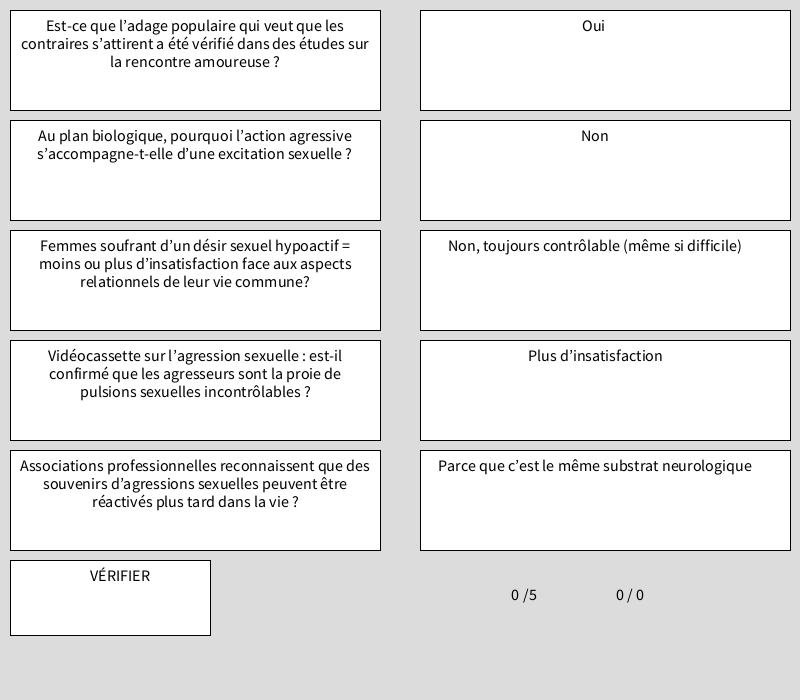
Frame 1 (no input)
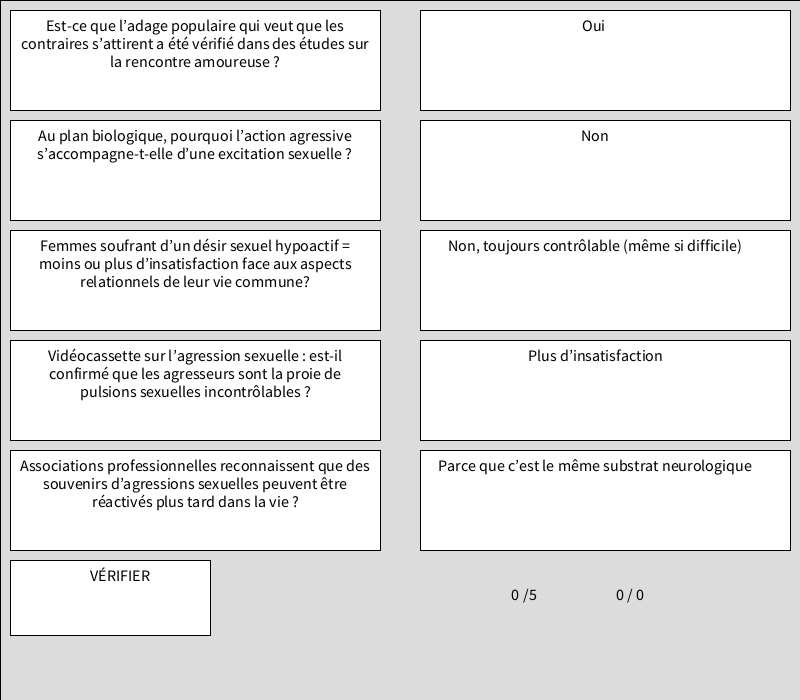
Frame 60 (the mouse pressed at the canvas centre just before this capture)
Frame 120 (the mouse held since frame 60 and released just before this capture): identical to frame 60, image omitted

The Processing sketch that drew these frames (run headless with seeded random() and noise(); from frame 60 on, the mouse is pressed at the canvas centre):

// Processing sketch: processing_96127
// ── processing_96127.pde


int colonnes = 2;
int rangees = 3;
int etat = 1;
int pts = 0;
int pct = 0;
int pctt = 0;
int[] q  = new int[6]; //question
int[] r  = new int[6]; //reponse
int[] m  = new int[6]; //modifie
int[] bq  = new int[6]; //bloc de question
int[] br  = new int[6]; //bloc de reponse

color couleurQ1 = color(255, 255, 255);
color couleurQ2 = color(255, 255, 255);
color couleurQ3 = color(255, 255, 255);
color couleurQ4 = color(255, 255, 255);
color couleurQ5 = color(255, 255, 255);
color couleurR1 = color(255, 255, 255);
color couleurR2 = color(255, 255, 255);
color couleurR3 = color(255, 255, 255);
color couleurR4 = color(255, 255, 255);
color couleurR5 = color(255, 255, 255);
color couleurA1 = color(0);
color couleurA2 = color(0);
color couleurA3 = color(0);
color couleurA4 = color(0);
color couleurA5 = color(0);

String[] question = {

  "Quelles sont les trois manifestations de l’intimité ?",
"Quelle est la différence entre l’état et le processus de l’intimité ?",
"Dans la vidéocassette(...) processus d’intimité sexuelle actuel = sexualisation lente ou rapide?",
"Qu’est-ce qu’a permis de constater l’étude des relations de confidence par rapport aux sujets dévoilés?",
"Qu’est-ce qu’a permis de constater l’étude des relations de confidence par rapport au sexe du confident?",
"Quelles sont les deux conditions d’une intimité sexuelle épanouissante ?",
"Quelles sont les grandes manifestations des troubles de l’intimité sexuelle ?",
"Quelle est la différence entre le modèle industriel et le modèle existentiel de l’intimité sexuelle au plan de leur philosophie respective ?",
"Quels sont les déterminants familiaux de la satisfaction sexuelle ?",
"Pour juger du degré de satisfaction sexuelle, les études ont montré le rôle prépondérant de quel facteur ?",
"Selon la théorie de l’échange interpersonnel, comment la satisfaction sexuelle se mesure-t-elle ?",
"Quelle est la définition de la dysfonction sexuelle ?",
"Quels sont les symptômes de la dysfonction sexuelle à la phase de l’excitation ?",
"Quels sont les symptômes de la dysfonction sexuelle à la phase du plateau ?",
"Quels sont les symptômes de la dysfonction sexuelle à la phase de l’orgasme ?",
"Quel est le problème sexuel le plus fréquent que ressentent les femmes?",
"Quel est le problème sexuel le plus fréquent que ressentent les hommes?",
"Si la dysfonction sexuelle est d’origine organique, suffit-il de procéder uniquement à un traitement médical pour régler le problème ?",
"Si la dysfonction sexuelle est d’origine psychologique, est-ce que les structurations psychopathologiques nécessitant un traitement psychiatrique sont rares ou fréquentes ?",
"Si la dysfonction sexuelle est d’origine sociale, quelle est la cause la plus souvent rencontrée ?",
"Différences entre la théorie de l’introspection (ex. : la psychanalyse) et la théorie de l’apprentissage (ex. : le behaviorisme)?",
"Approche thérapeutique qui explore la dynamique fantasmatique afin de surmonter les anxiétés sexuelles et de corriger les troubles sexuels ?",
"En quoi consiste la technique de compression utilisée dans le traitement behavioriste de l’éjaculation précoce ?",
"Dans la vidéocassette, on signale que le souci de réaliser une bonne performance = une source de motivation ou d’anxiété ?",
"Que signifie l’approche intégrative en sexologie clinique ?",
"Selon une enquête Royaume-Uni, les thérapies sexuelles efficaces pour problème sexuel chez les femmes?",
"Selon une enquête Royaume-Uni, les thérapies sexuelles efficaces pour problème sexuel chez les hommes?",
"Un des ingrédients de la guérison sexothérapeutique pour le client est la reconnaissance de quelle responsabilité ?",
"En quoi consiste la technique thérapeutique de Masters et Johnson qu’ils ont appelé la resensualisation ?",
"Quels sont les inconvénients d’aborder la violence sexuelle selon une perspective émotive ?",
"Quels sont les inconvénients d’aborder la violence sexuelle selon une perspective  juridique ?",
"Quels sont les inconvénients d’aborder la violence sexuelle selon une perspective idéologique ?",
"Vidéocassette sur l’agression sexuelle : est-il confirmé que les agresseurs sont la proie de pulsions sexuelles incontrôlables ?",
"Quelles sont les intentions négatives et positives de l’agressivité ?",
"Avoir une agressivité sexuelle de faible intensité, est-ce le signe d’une sexualité saine ou problématique ?",
"Au plan biologique, pourquoi l’action agressive s’accompagne-t-elle d’une excitation sexuelle ?",
"Que faut-il faire au plan bio-psychologique pour éviter un geste sexuel violent ?",
"Quels sont les facteurs qui ne favorisent pas l’inhibition de la réaction agressive ?",
"Comment s’exprime le comportement antisocial de certains violeurs ?",
"En quoi le viol peut-il témoigner d’un trouble d’identité sexuelle ?",
"En quoi le viol peut-il témoigner d’un trouble du désir sexuel?",
"En quoi le viol peut-il témoigner d’un trouble d’intimité sexuelle ?",
"Comment la socialisation contribue-t-elle à développer des scénarios sexuels violents ?",
"Selon des courants féministes, quelle est la motivation principale des violeurs ?",
"Est-ce que le viol a une signification sexuelle ?",
"Quelles sont les conséquences du viol sur la fonction sexuelle ?",
"Quelles sont les circonstances qui atténuent les répercussions sexuelles ?",
"Comment s’articulent, d’une manière interdisciplinaire, les composantes bio-psychosociales du comportement violeur ?",
"Est-ce qu’un « non » exprimé par une fille veut dire un refus catégorique et définitif d’une proposition sexuelle d’un garçon ?",
"Les victimes de harcèlement sexuel se retrouvent surtout chez les personnes âgées de quel âge ?",
"Comment s’exprime la crise du jugement moral à l’égard de la sexualité ?",
"Quelle est la différence entre une attitude amorale et immorale face à la sexualité ?",
"Quels sont les critères éthiques utilisés pour évaluer une conduite sexuelle ?",
"Quelle est la proposition morale que la sexologie pourrait préconiser suite à l’étude des agressions sexuelles ?",
"L’ordre moral nouveau en matière de sexualité préconise quel type de mécanisme pour réaliser ses finalités ?",
"En quoi l’obligation morale en matière de sexualité de l’ordre ancien se distingue-t-elle de l’ordre nouveau ?",
"Recherche d’une nouvelle morale sexuelle : rationnelle et imaginative",
"Recherche d’une nouvelle morale sexuelle : conformiste et innovatrice",
"Recherche d’une nouvelle morale sexuelle : dramatique et tragique",
"Selon des études, à quels stades de développement moral se situe la majorité de la population nord-américaine ?",
"Les Nuits fauves : quelles valeurs morales  motiveraient à informer Laura de sa séropositivité et utiliser un préservatif ?",
"Selon Kohlberg, le respect des droits sexuels correspond à quels stades du développement du jugement moral ?",
"qu’est-ce que les sexologues proposent pour solutionner le différent (clavardage d‘Annick avec un garçon qui lui écrit des mots doux) ?",
"Selon la vidéocassette présentée en classe, quels types d’informations dispensent les vidéocassettes éducatives ?",
"Quelle est la différence entre l’instruction, l’éducation et la formation en matière de sexualité ?",
"Quels sont les deux buts philosophiques de l’éducation sexuelle ?",
"Quel est le contenu de l’éducation sexuelle à partir des composantes multidimensionnelles de la sexualité ?",
"Que signifie la stylisation du comportement sexuel sécuritaire ?",
"Quels sont les éléments d’un bien-être sexuel biologique ?",
"Quels sont les éléments d’un bien-être sexuel psychologique ?",
"Quels sont les éléments d’un bien-être sexuel sociologique ?",
"Selon un sondage réalisé auprès des adolescents français, avec qui les jeunes parlent-ils le plus de sexualité ?",
"Quelles sont les trois réactions proposées en classe aux parents qui découvrent leur enfant engagé dans un jeu sexuel ?",
"(écoles américaines) quelles caractéristiques ont les élèves bénéficient le plus des interventions éducatives ?",
" Quelles sont les trois principales compétences professionnelles d’un éducateur sexuel ?",
"Selon l'auteure du livre « Alice au pays du porno », quel est le principal impact du porno sur le développement sexuel des adolescents ?",
"Quelles sont les approches et les moyens utilisés pour développer une conception intégrative de sa sexualité ?",
"Quelles sont les approches et les moyens utilisés pour développer une conception intégrative de la sexualité ?",
"Quelles sont les quatre caractéristiques d’une sexualité intégrative ?",
"Comment l’autonomie sexuelle s’exprime-t-elle ?",
"Quelles sont les valeurs associées à l’individualisation de la sexualité ?",
"Que signifie l’expression « donner un sens à sa vie sexuelle » ?",
"Quels sont les deux mots-clés utilisés en classe pour désigner l’intégration des multiples composantes de la sexualité ?",
"Selon Foucault, quel serait le but que toute personne devrait chercher à atteindre concernant sa sexualité ?",
"Quelle est la différence entre l’amour-passion et l’amour-amitié au plan de l’intensité ?",
"Quelle est la différence entre l’amour-passion et l’amour-amitié au plan de la durabilité ?",
"Selon Hendrick, quelles sont les deux composantes de l’amour = stabilité et longévité de la relation de couple ?",
"Selon Lee, quelle est la condition des relations amoureuses satisfaisantes et réussies ?",
"Comment se nomment les neurotransmetteurs qui pourraient favoriser de longues relations amoureuses satisfaisantes ?",
"Est-ce que l’adage populaire qui veut que les contraires s’attirent a été vérifié dans des études sur la rencontre amoureuse ?",
"Selon l’étude de Buss,  hommes ou femmes accordaient plus d’importance à la jeunesse et à l’apparence physique de leur partenaire ?",
"Quel mode d’attachement semble être mieux outiller les individus pour établir des relations stables et satisfaisantes ?",
"Selon des études, hommes ou femmes  définissent sentiment amoureux en termes de satisfaction sexuelle ?",
"Est-ce que la plupart des lesbiennes reportent ou non l’engagement sexuel jusqu’à ce que l’intimité affective soit établie avec leur partenaire ?",
"Quels sont les traits que les femmes et les hommes envient le plus ?",
"Dans la jalousie, hommes et femmes sont plus préoccupés par implication affective ou sexuelle de leur partenaire avec une autre personne ?",
"Quelle est la motivation des hommes et des femmes à s’engager dans des relations passagères ?",
"Les recherches indiquent qu’il y a plus de similitudes ou différences entre les modèles de communication des hommes et des femmes ?",
"Quand les gens sont mal à l’aise pour amorcer un sujet de discussion, quelle est la meilleure chose à faire ?",
"Que signifie le concept d’acceptation inconditionnelle de l’autre ?",
"Quel est l’un des meilleurs moyens de connaître les besoins de l’autre ?",
"Selon une étude, quel est l’effet sur le partenaire de discuter ouvertement de ses sentiments ?",
"Quels sont les avantages et les inconvénients des relations sur Internet ?",
"Quel est le point commun des comportements d’agression sexuelle ?",
"Tjaden et Thoenens (1998),  proportion de femmes qui disent avoir été agressée ou tentative au cours de leur vie ?",
"Quel est l’effet de croire aux mythes sur les agressions sexuelles ?",
"Est-ce que la majorité des agressions sexuelles sont commises par des individus sains d’esprit ou malades ?",
"Les agressions sexuelles sont-elles le plus souvent commises par des individus connus ou inconnus de la victime ?",
"Selon l’étude de Sanday (1981), caractéristiques des relations entre les sexes dans les sociétés où le taux d’agressions sexuelles est fort ?",
"Est-ce que l’agression sexuelle est motivée ou non par un désir d’assouvissement sexuel ?",
"Quelles sont les caractéristiques d’une personnalité narcissique ?",
"Les motivations des agresseurs sexuels qui préfèrent des victimes inconnues différent de ceux qui choisissent une victime connue ?",
"Hodge et Canter (1998), agressions contre les hommes d’orientation homosexuelle moins violentes que contre les femmes ?",
"Muehlenhard et Hollabaugh (1989), pourcentage de femmes universitaires qui s’étaient amusées à résister à des avances sexuelles pour la forme?",
"l’étude de Zoucha et Coyne (1993) résistance physique et verbale énergique vs peu de résistance = échapper au viol ?",
"Est-ce que les articles du Code pénal canadien qui traitent d’agression sexuelle incluent également les hommes comme victimes ?",
"Nombre d’hommes qui sont contraints ou menacés de blessures par des femmes pour avoir des activités sexuelles est en augmentation ?",
"Burgess et Holmstrom (1979), pourcentage des victimes de viol renonçant aux contacts sexuels durant les 6 à 12 moins suivant l’agression ?",
"Associations professionnelles reconnaissent que des souvenirs d’agressions sexuelles peuvent être réactivés plus tard dans la vie ?",
"2 facteurs qui jouent probablement un rôle très important dans la gravité des séquelles de l’abus sexuel chez les victimes ?",
"Est-ce que les difficultés sexuelles à l’âge adulte sont fortement liées à l’abus sexuel subi durant l’enfance ?",
"Est-ce que des traitements arrivent à empêcher la récidive des abus sexuels à long terme ?",
"Au Québec, est-on obligé de signaler une agression sexuelle à l’égard d’un enfant ?",
"Est-ce les jeunes femmes et les femmes célibataires ou les femmes plus âgées et mariées qui subissent davantage de harcèlement sexuel ?",
"Est-ce que des personnes peuvent avoir un problème sexuel sans pour autant être sexuellement insatisfaites ?",
"Quel terme médical désigne le rapport sexuel douloureux ?",
"La consommation de tabac peut-elle avoir de sérieux effets négatifs sur la fonction érectile ?",
"Comment les femmes ayant peu de désir sexuel interprètent-elles les attitudes de leurs parents envers le sexe ?",
"Wiederman (2000), femmes moins préoccupées par leur image corporelle se considèrent comme bonnes ou mauvaises partenaires sexuelles?",  
"Lauman et al.(1999), hommes et femmes qui ont des problèmes sexuels moins ou plus malheureux que ceux qui n’en ont pas ?",
"La recherche fait état de graves conséquences sexuelles chez les adultes qui ont des antécédents d’abus sexuels durant l’enfance ?",
"Femmes soufrant d’un désir sexuel hypoactif = moins ou plus d’insatisfaction face aux aspects relationnels de leur vie commune?",
"Une femme qui n’a pas d’orgasme = plus de difficulté à  communiquer son désir de stimulation clitoridienne directe ?",
"À quoi réfère la focalisation sensuelle dans le traitement des difficultés sexuelles ?",
"En quoi consiste la technique thérapeutique « arrêt-départ » ?",
"Les médicaments de quel trouble psychologique peuvent aider à retarder l’éjaculation ?",
"Quels sont les effets secondaires du Viagra ?",
"Que ressentent les femmes qui ont des contacts sexuels avec leur thérapeute ?",

}; 

String[] reponse = {  
 
"Proximité (phys-phys), Révélation de soi (confidence), Partage (Échange)",
"État : Vécu actuel(Situation présente) Processus : Le développement (début-évolution-fin)",
"Rapide",
"Relations avec d’autres personnes. Sujets problématiques (ventiler). Très peu de sexualité",
"Souvent confident du même sexe.",
"Identité solide, Des habiletés acquises par des expériences",
"1 Grande connexion et fusion 2 Grande séparation et isolement 3 Anxiétés",
"Industriel : Gestion et efficacité Existentiel : Échange subjectif de la rencontre (réalisation de soi)",
"Venant d'une famille plus permissive au niveau sexuel, peu religieux, précocité sexuelle.",
"Relation d’intimité",
"L'évaluation subjective des coûts et bénifices de la relation (business)",
"Difficulté d’obtenir une réponse sexuelle satisfaisante à l’une ou l’autre des phases",
"Insuffisance avec vagin desséché et anérection ou dysérection",
"Inadéquat (diminué et allongé) avec orgasme précoce ou retardé avec éjaculation prématurée",
"Absent ou déplaisant avec anéjaculation « anorgasme » ",
"Panne de désir",
"Éjaculation précoce",
"Non, problème psychologique parallèle souvent associée ou cachée.",
"Sont très variés",
"Pression de la performance, angoisse",
"Psychanalyse : Veut travailler et changer la personnalité Apprentissage : (Béhaviorisme) Modifier les comportements",
"Sexoanalyse",
"Presser la base du pénis au moment de l’arrivée de l’éjaculation (squeeze technique)",
"Anxiété",
"Approche intégrée (Physique, Psychique (cognition, émotion, comportements), Sociale (insertion, interaction, environnement)",
"Disparunie (douleur génitale)",
"Éjaculation précoce",
"Implication des clients, reconnaître qu'il fait partie du problème et/ou de la solution; rôle du thérapeute",
"Une série d’exercices tactiles pour réapprendre à avoir du plaisir (silence, paroles, caresses, coït)",
"Forte aversion aux agresseurs",
"Perte de connaissance sur les causes (sens punitif), régler juridiquement plutôt que psychologiquement",
"Empêcher de bien comprendre la situation, obstacle à la compréhension, idées déjà faites (biaisé)",
"Non, toujours contrôlable (même si difficile)",
"Positives : Constructives, réagir à la stimulation Négatives : Destructives, prend la forme de violence",
"Problématique",
"Parce que c’est le même substrat neurologique",
"Baisser l’exitation sexuelle",
"Comment l’homme se perçoit et perçoit la femme",
"Impulsif, immature, compulsif, difficilement contrôlable",
"Problème d'identité (adopte un style macho, évite les négociation, insécur)Adopte un comportement brutal, Hypermasculin",
"Désir sexuel non comblé essaie de le combler par l’agression",
"Révélation de soi rendue difficile (problème d’intimité) Viol : Une forme agressive de relation intime",
"Masculin (conquerant) Féminin (conquête) L'agression sexuelle se situe dans un processus de modèle de comportement sexuel",
"Affirmer et assurer la domination masculine, les hommes haissent les femmes, sont misogynes et s'expriment par agressivité, violence, viol.",
"Oui, pour certains violeurs",
"Traumatisme, réduction des comportements sexuels, baisse de satisfaction sexuelle ou besoin de se réapproprier sa sexualité",
"Peu de culpabilisation, support du conjoint, agresseur inconnu.",
"En intégrant les facteurs biologiques, psychologiques et sociales",
"Parfois un non veut dire oui.",
"Entre 18 et 34 ans",
"Remise en cause; Questionnement",
"Amorale : Neutre et étranger à une notion morale Immoral : À l'encontre de la morale d'une culture",
"-Bien : Bientraitance, bienfesance. -La valeur : ex : Liberté est une valeur importante -La norme -Principe",
"Moins de violence, plus de jouissance",
"Désirs sexuels libérés et exprimés : Auto contrôle (ancien : Allo contrôle) Responsable de sa sexualité",
"L'ordre ancien demande de se soumettre à la norme morale. Aujourd'hui on a l'obligation morale d'obtenir le consentement",
"Adopter une approche logique VS une approche créatrice",
"Se conformer à la morale ambiante VS générer ses valeurs et conduites",
"Étudier un dénouement heureux vs malheureux",
"Stades 1 et 2 (éviter punition et retirer  bénifices)",
"Se soucier de son bien-être et de celui de l'autre",
"5 et 6 ",
"Établir un code éthique de la vie de couple (un contrat)",
"Information pratiques et explicites.Compétences transversales",
"Instruction: Acquérir des connaissances sexuelles Éducation : Adhérer à des valeurs sexuelles Formation : Adopter des rôle sexuels",
"Dévellopement intégral de la personne, toute les dimension de l'être sexué dans ses relations",
"physique affectif cognitif comportemental moral spirituel social",
"Développer des moyens personnels d’expression de sa sexualité",
"Santé sexuelle, absence de maladies et douleurs sexuelles, fonctionnement physio-sexuel",
"Vision positive, estime de soi sexuel, contrôle sexuel",
"Relation sexuelle, acceptation et support, environnement intime et sécuritaire",
"Amis et copains",
"Discrétion, Réflexion, Communication",
"Fonctionne pour les élèves plus encadrés en milieu scolaire, plus instruits., impliqués, vivent dans un milieu régulier","Personne en harmonie, en développement, en relation Praticien informé, habile, réflexif Protagoniste lucide, critique, engagé",
"Distorsion de la réalité",
"Approche: expérimentation et réflexion; Moyens: techniques et symboliques ",
"Une approche multidisciplinaire avec des moyens écosystémiques ",
"complexe; dynamique; autonome; stimulée ",
"Être capable de se déterminer librement",
"Liberté de choix; égalité; liberté ",
"avoir un câdre de référence ",
"Unité et diversité ",
"Faire de sa vie sexuelle un chef d'oeuvre",
"Amour-passion : intense au début de la relation Amour-amitié : faible intensité",
"Amour-passion : de courte durée Amour-amitié : durable",
"Intimité et engagement",
"La découverte du partenaire qui «a la même attitude ou approche et la même définition de l’amour que soi».",
"Endorphines",
"Non",
"hommes",
"Les modes d’attachement acquis lors de leurs relations avec leurs parents (confiants)",
"hommes",
"Elles reportent",
"Femmes : la beauté physique et popularité Hommes : richesse et renommé",
"Femmes : Liaisons affectives Hommes : liaisons sexuelles",
"Hommes : Désir de variété sexuelle Femmes : Désir de sélectionner des hommes dont le statu social est élevé",
"Plus de similitudes",
"Commencer par parler de la difficulté à en parler",
"Sentiment que nous continuerons à apprécier et à se soucier de l’autre peu importe ce qu’il dira.",
"poser des questions.",
"C’est associée positivement à la satisfaction sexuelle du couple",
"Élimine le rôle de l’apparence physique. Le jugement n’a pas le temps de s’exercer. Des gens peuvent tricher. Établir des liens sociaux ",
"Absence de consentement ",
"une sur six 1/6 ",
"Accroissement de la propention d'un homme à commetre un viol",
"saint d'esprit",
"connus ",
"1Tolérence violence masculine 2Encourage garçons agressifs 3Considération de la force physique comme un idéal naturel 4Les hommes ont plus de pouvoir économique et politique 5 Les femmes sont les responsables de l'éducation et des travaux ménagers ",
"oui",
"1-Idée exagérée de sa propre importance 2-Ses déraisonnable de ses droits 3-Un manque d'empathie 4-Tendance à vouloir exploiter les autres ",
"Inconnu: Sentiment de colère, besoin d'exercer son pouvoir Connu:Désir de gratification fantasmique ou sexuelle ",
"Plus violentes ",
"39.3% ",
"résistance = échapper au viol",
"Ne font pas de distinction entre les hommes et les femmes",
"oui",
"40% ",
"Oui ",
"Usage de force; Liens étroits avec l'agresseur ",
"Oui ",
"Non ",
"Oui ",
"Jeunes femmes et femmes célibataires ",
"Oui",
"Dyspareunie ",
"Oui, reduit la frequence et la durée de l’erection",
"Negative",
"Bonne",
"Plus malheureux",
"Les consequences les plus graves sur le fonctionnement adulte",
"Plus d’insatisfaction",
"Plus de difficulté",
"Serie dexercices tactiles",
"Stimulation manuelle ou oralement. Au moment ou lhomme a le desir dejaculer, arreter la stimulation",
"Depression",
"Rougeurs, maux de tete, congestion nasale",
"Mefiante et hostile envers les homme et le therapeute, colere, honte, anxiete, depression",

};  

int rand1 = (int)random(question.length);
int rand2 = (int)random(question.length);
int rand3 = (int)random(question.length);
int rand4 = (int)random(question.length);
int rand5 = (int)random(question.length);
int rand1modif = rand1;
int rand2modif = rand2;
int rand3modif = rand3;
int rand4modif = rand4;
int rand5modif = rand5;
int swap = 0;


void setup() {
  size(800, 700);
  smooth();
  noStroke();
  int swap = (int)random(5);

  for (int i = 1; i < q.length; i++ ) {
    q[i] = 0;
    r[i] = 0;
    bq[i] = 0;
    br[i] = 0;
  }

  for (int i = 1; i < m.length; i++ ) {
    m[i] = i;
  }

  while (rand1 == rand2) {
    rand2 = (int)random(question.length);
  }

  while (rand3 == rand2 || rand3 == rand1) {
    rand3 = (int)random(question.length);
  }

  while (rand4 == rand2 || rand3 == rand4 || rand4 == rand1) {
    rand4 = (int)random(question.length);
  }

  while (rand5 == rand2 || rand3 == rand5 || rand4 == rand5 || rand5 == rand1) {
    rand5 = (int)random(question.length);
  }

  //println(question[1]);
  // println(reponse[1]);
}
void draw() { 

  fill(220);
  rect(0, 0, width, height);

  /*rand1modif = rand2;
   rand2modif = rand3;  
   rand3modif = rand4;
   rand4modif = rand1;
   rand5modif = rand5;
   
   m[1] = 2;
   m[2] = 3;
   m[3] = 4;
   m[4] = 1;
   m[5] = 5;*/

  println(swap);
  if (swap==0) {
    println("zéro");
    rand1modif = rand5;
    rand2modif = rand1;  
    rand3modif = rand4;
    rand4modif = rand3;
    rand5modif = rand2;

    m[1] = 5;
    m[2] = 1;
    m[3] = 4;
    m[4] = 3;
    m[5] = 2;
  }

  if (swap==1) {
    println("un");
    rand1modif = rand2;
    rand2modif = rand3;  
    rand3modif = rand4;
    rand4modif = rand1;
    rand5modif = rand5;

    m[1] = 2;
    m[2] = 3;
    m[3] = 4;
    m[4] = 1;
    m[5] = 5;
  }
  if (swap==2) {
    println("deux");
    rand1modif = rand1;
    rand2modif = rand5; 
    rand3modif = rand2;
    rand4modif = rand3;
    rand5modif = rand4;

    m[1] = 1;
    m[2] = 5;
    m[3] = 2;
    m[4] = 3;
    m[5] = 4;
  }
  if (swap==3) {
    println("trois");
    rand1modif = rand4;
    rand2modif = rand5; 
    rand3modif = rand3;
    rand4modif = rand2;
    rand5modif = rand1;

    m[1] = 4;
    m[2] = 5;
    m[3] = 3;
    m[4] = 2;
    m[5] = 1;
  }
  if (swap==4) {
    println("quatre");
    rand1modif = rand2;
    rand2modif = rand1;
    rand3modif = rand4;
    rand4modif = rand5;
    rand5modif = rand3;

    m[1] = 2;
    m[2] = 1;
    m[3] = 4;
    m[4] = 5;
    m[5] = 3;
  }


  if (etat <=2) {

    // Dessin des blocs

    stroke(0);
    strokeWeight(1);
    if (etat ==2) {
      stroke(couleurA1);
      strokeWeight(20);
    }
    fill(couleurQ1);
    rect(10, 10, 370, 100);

    stroke(0);
    strokeWeight(1);
    if (etat ==2) {
      stroke(couleurA2);
      strokeWeight(20);
    }
    fill(couleurQ2);
    rect(10, 120, 370, 100);

    stroke(0);
    strokeWeight(1);
    if (etat ==2) {
      stroke(couleurA3);
      strokeWeight(20);
    }
    fill(couleurQ3);
    rect(10, 230, 370, 100);

    stroke(0);
    strokeWeight(1);
    if (etat ==2) {
      stroke(couleurA4);
      strokeWeight(20);
    }
    fill(couleurQ4);
    rect(10, 340, 370, 100);

    stroke(0);
    strokeWeight(1);
    if (etat ==2) {
      stroke(couleurA5);
      strokeWeight(20);
    }
    fill(couleurQ5);
    rect(10, 450, 370, 100);

    //------------------------

    stroke(0);
    fill(255);
    rect(10, 560, 200, 75);
    
    textAlign(CENTER);
    textSize(16);
    fill(0);
    text("VÉRIFIER", 20, 570, 200, 80);

    //---------------------

    stroke(0);
    fill(couleurR1);
    rect(420, 10, 370, 100);

    stroke(0);
    fill(couleurR2);
    rect(420, 120, 370, 100);

    stroke(0);
    fill(couleurR3);
    rect(420, 230, 370, 100);

    stroke(0);
    fill(couleurR4);
    rect(420, 340, 370, 100);

    stroke(0);
    fill(couleurR5);
    rect(420, 450, 370, 100);



    textAlign(CENTER);
    textSize(16);
    fill(0);
    text(question[rand1], 20, 20, 350, 80);

    textAlign(CENTER);
    textSize(16);
    fill(0);
    text(question[rand2], 20, 130, 350, 80);

    textAlign(CENTER);
    textSize(16);
    fill(0);
    text(question[rand3], 20, 240, 350, 80);

    textAlign(CENTER);
    textSize(16);
    fill(0);
    text(question[rand4], 20, 350, 350, 80);

    textAlign(CENTER);
    textSize(16);
    fill(0);
    text(question[rand5], 20, 460, 350, 80);

    textAlign(CENTER);
    textSize(16);
    fill(0);
    text(reponse[rand1modif], 420, 20, 350, 80);

    textAlign(CENTER);
    textSize(16);
    fill(0);
    text(reponse[rand2modif], 420, 130, 350, 80);

    textAlign(CENTER);
    textSize(16);
    fill(0);
    text(reponse[rand3modif], 420, 240, 350, 80);

    textAlign(CENTER);
    textSize(16);
    fill(0);
    text(reponse[rand4modif], 420, 350, 350, 80);

    textAlign(CENTER);
    textSize(16);
    fill(0);
    text(reponse[rand5modif], 420, 460, 350, 80);

    textAlign(CENTER);
    textSize(16);
    fill(0);
    text(pts, 515, 600);

    textAlign(CENTER);
    textSize(16);
    fill(0);
    text("/5", 530, 600);

    textAlign(CENTER);
    textSize(16);
    fill(0);
    text(pct, 620, 600);

    textAlign(CENTER);
    textSize(16);
    fill(0);
    text("/", 630, 600);

    textAlign(CENTER);
    textSize(16);
    fill(0);
    text(pctt, 640, 600);
  }
}
void mouseReleased() {
  if (etat ==1) {
    if (mouseX >10 && mouseX < 380 && mouseY >10 && mouseY < 110) {
      if (bq[1] == 0) {
        if ( q[5] == 0 &&  q[1] > 0 &&  q[2] > 0 &&  q[3] > 0 &&  q[4] > 0) {
          q[5] = 1;
          bq[1] =5;
          couleurQ1 = color(255, 255, 0);
        }
        if ( q[4] == 0 &&  q[1] > 0 &&  q[2] > 0 &&  q[3] > 0) {
          q[4] = 1;
          bq[1] =4;
          couleurQ1 = color(255, 180, 0);
        }
        if ( q[3] == 0 &&  q[1] > 0 &&  q[2] > 0) {
          q[3] = 1;
          bq[1] =3;
          couleurQ1 = color(0, 255, 0);
        }
        if ( q[2] == 0 &&  q[1] > 0) {
          q[2] = 1;
          bq[1] =2;
          couleurQ1 = color(255, 0, 0);
        }
        if ( q[1] == 0) {
          q[1] = 1;
          bq[1] =1;
          couleurQ1 = color(0, 255, 255);
        }
      }
      else {
        if (bq[1] ==1) {
          q[1] = 0;
          bq[1] =0;
          couleurQ1 = color(255, 255, 255);
        }
        if (bq[1] ==2) {
          q[2] = 0;
          bq[1] =0;
          couleurQ1 = color(255, 255, 255);
        }
        if (bq[1] ==3) {
          q[3] = 0;
          bq[1] =0;
          couleurQ1 = color(255, 255, 255);
        }
        if (bq[1] ==4) {
          q[4] = 0;
          bq[1] =0;
          couleurQ1 = color(255, 255, 255);
        }
        if (bq[1] ==5) {
          q[5] = 0;
          bq[1] =0;
          couleurQ1 = color(255, 255, 255);
        }
      }
    }

    if (mouseX >10 && mouseX < 380 && mouseY >120 && mouseY < 220) {
      if (bq[2] == 0) {
        if ( q[5] == 0 &&  q[1] > 0 &&  q[2] > 0 &&  q[3] > 0 &&  q[4] > 0) {
          q[5] = 2;
          bq[2] =5;
          couleurQ2 = color(255, 255, 0);
        }
        if ( q[4] == 0 &&  q[1] > 0 &&  q[2] > 0 &&  q[3] > 0) {
          q[4] = 2;
          bq[2] =4;
          couleurQ2 = color(255, 180, 0);
        }
        if ( q[3] == 0 &&  q[1] > 0 &&  q[2] > 0) {
          q[3] = 2;
          bq[2] =3;
          couleurQ2 = color(0, 255, 0);
        }
        if ( q[2] == 0 &&  q[1] > 0) {
          q[2] = 2;
          bq[2] =2;
          couleurQ2 = color(255, 0, 0);
        }
        if ( q[1] == 0) {
          q[1] = 2;
          bq[2] =1;
          couleurQ2 = color(0, 255, 255);
        }
      }
      else {
        if (bq[2] ==1) {
          q[1] = 0;
          bq[2] =0;
          couleurQ2 = color(255, 255, 255);
        }
        if (bq[2] ==2) {
          q[2] = 0;
          bq[2] =0;
          couleurQ2 = color(255, 255, 255);
        }
        if (bq[2] ==3) {
          q[3] = 0;
          bq[2] =0;
          couleurQ2 = color(255, 255, 255);
        }
        if (bq[2] ==4) {
          q[4] = 0;
          bq[2] =0;
          couleurQ2 = color(255, 255, 255);
        }
        if (bq[2] ==5) {
          q[5] = 0;
          bq[2] =0;
          couleurQ2 = color(255, 255, 255);
        }
      }
    }

    if (mouseX >10 && mouseX < 380 && mouseY >230 && mouseY < 330) {
      if (bq[3] == 0) {
        if ( q[5] == 0 &&  q[1] > 0 &&  q[2] > 0 &&  q[3] > 0 &&  q[4] > 0) {
          q[5] = 3;
          bq[3] =5;
          couleurQ3 = color(255, 255, 0);
        }
        if ( q[4] == 0 &&  q[1] > 0 &&  q[2] > 0 &&  q[3] > 0) {
          q[4] = 3;
          bq[3] =4;
          couleurQ3 = color(255, 180, 0);
        }
        if ( q[3] == 0 &&  q[1] > 0 &&  q[2] > 0) {
          q[3] = 3;
          bq[3] =3;
          couleurQ3 = color(0, 255, 0);
        }
        if ( q[2] == 0 &&  q[1] > 0) {
          q[2] = 3;
          bq[3] =2;
          couleurQ3 = color(255, 0, 0);
        }
        if ( q[1] == 0) {
          q[1] = 3;
          bq[3] =1;
          couleurQ3 = color(0, 255, 255);
        }
      }
      else {
        if (bq[3] ==1) {
          q[1] = 0;
          bq[3] =0;
          couleurQ3 = color(255, 255, 255);
        }
        if (bq[3] ==2) {
          q[2] = 0;
          bq[3] =0;
          couleurQ3 = color(255, 255, 255);
        }
        if (bq[3] ==3) {
          q[3] = 0;
          bq[3] =0;
          couleurQ3 = color(255, 255, 255);
        }
        if (bq[3] ==4) {
          q[4] = 0;
          bq[3] =0;
          couleurQ3 = color(255, 255, 255);
        }
        if (bq[3] ==5) {
          q[5] = 0;
          bq[3] =0;
          couleurQ3 = color(255, 255, 255);
        }
      }
    }

    if (mouseX >10 && mouseX < 380 && mouseY >340 && mouseY < 440) {
      if (bq[4] == 0) {
        if ( q[5] == 0 &&  q[1] > 0 &&  q[2] > 0 &&  q[3] > 0 &&  q[4] > 0) {
          q[5] = 4;
          bq[4] =5;
          couleurQ4 = color(255, 255, 0);
        }
        if ( q[4] == 0 &&  q[1] > 0 &&  q[2] > 0 &&  q[3] > 0) {
          q[4] = 4;
          bq[4] =4;
          couleurQ4 = color(255, 180, 0);
        }
        if ( q[3] == 0 &&  q[1] > 0 &&  q[2] > 0) {
          q[3] = 4;
          bq[4] =3;
          couleurQ4 = color(0, 255, 0);
        }
        if ( q[2] == 0 &&  q[1] > 0) {
          q[2] = 4;
          bq[4] =2;
          couleurQ4 = color(255, 0, 0);
        }
        if ( q[1] == 0) {
          q[1] = 4;
          bq[4] =1;
          couleurQ4 = color(0, 255, 255);
        }
      }
      else {
        if (bq[4] ==1) {
          q[1] = 0;
          bq[4] =0;
          couleurQ4 = color(255, 255, 255);
        }
        if (bq[4] ==2) {
          q[2] = 0;
          bq[4] =0;
          couleurQ4 = color(255, 255, 255);
        }
        if (bq[4] ==3) {
          q[3] = 0;
          bq[4] =0;
          couleurQ4 = color(255, 255, 255);
        }
        if (bq[4] ==4) {
          q[4] = 0;
          bq[4] =0;
          couleurQ4 = color(255, 255, 255);
        }
        if (bq[4] ==5) {
          q[5] = 0;
          bq[4] =0;
          couleurQ4 = color(255, 255, 255);
        }
      }
    }

    if (mouseX >10 && mouseX < 380 && mouseY >450 && mouseY < 550) {
      if (bq[5] == 0) {
        if ( q[5] == 0 &&  q[1] > 0 &&  q[2] > 0 &&  q[3] > 0 &&  q[4] > 0) {
          q[5] = 5;
          bq[5] =5;
          couleurQ5 = color(255, 255, 0);
        }
        if ( q[4] == 0 &&  q[1] > 0 &&  q[2] > 0 &&  q[3] > 0) {
          q[4] = 5;
          bq[5] =4;
          couleurQ5 = color(255, 180, 0);
        }
        if ( q[3] == 0 &&  q[1] > 0 &&  q[2] > 0) {
          q[3] = 5;
          bq[5] =3;
          couleurQ5 = color(0, 255, 0);
        }
        if ( q[2] == 0 &&  q[1] > 0) {
          q[2] = 5;
          bq[5] =2;
          couleurQ5 = color(255, 0, 0);
        }
        if ( q[1] == 0) {
          q[1] = 5;
          bq[5] =1;
          couleurQ5 = color(0, 255, 255);
        }
      }
      else {
        if (bq[5] ==1) {
          q[1] = 0;
          bq[5] =0;
          couleurQ5 = color(255, 255, 255);
        }
        if (bq[5] ==2) {
          q[2] = 0;
          bq[5] =0;
          couleurQ5 = color(255, 255, 255);
        }
        if (bq[5] ==3) {
          q[3] = 0;
          bq[5] =0;
          couleurQ5 = color(255, 255, 255);
        }
        if (bq[5] ==4) {
          q[4] = 0;
          bq[5] =0;
          couleurQ5 = color(255, 255, 255);
        }
        if (bq[5] ==5) {
          q[5] = 0;
          bq[5] =0;
          couleurQ5 = color(255, 255, 255);
        }
      }
    }

    //---------------------Réponses

    if (mouseX >420 && mouseX < 790 && mouseY >10 && mouseY < 110) {
      if (br[1] == 0) {
        if ( r[5] == 0 &&  r[1] > 0 &&  r[2] > 0 &&  r[3] > 0 &&  r[4] > 0) {
          r[5] = 1;
          br[1] =5;
          couleurR1 = color(255, 255, 0);
        }
        if ( r[4] == 0 &&  r[1] > 0 &&  r[2] > 0 &&  r[3] > 0) {
          r[4] = 1;
          br[1] =4;
          couleurR1 = color(255, 180, 0);
        }
        if ( r[3] == 0 &&  r[1] > 0 &&  r[2] > 0) {
          r[3] = 1;
          br[1] =3;
          couleurR1 = color(0, 255, 0);
        }
        if ( r[2] == 0 &&  r[1] > 0) {
          r[2] = 1;
          br[1] =2;
          couleurR1 = color(255, 0, 0);
        }
        if ( r[1] == 0) {
          r[1] = 1;
          br[1] =1;
          couleurR1 = color(0, 255, 255);
        }
      }
      else {
        if (br[1] ==1) {
          r[1] = 0;
          br[1] =0;
          couleurR1 = color(255, 255, 255);
        }
        if (br[1] ==2) {
          r[2] = 0;
          br[1] =0;
          couleurR1 = color(255, 255, 255);
        }
        if (br[1] ==3) {
          r[3] = 0;
          br[1] =0;
          couleurR1 = color(255, 255, 255);
        }
        if (br[1] ==4) {
          r[4] = 0;
          br[1] =0;
          couleurR1 = color(255, 255, 255);
        }
        if (br[1] ==5) {
          r[5] = 0;
          br[1] =0;
          couleurR1 = color(255, 255, 255);
        }
      }
    }

    if (mouseX >420 && mouseX < 790 && mouseY >120 && mouseY < 220) {
      if (br[2] == 0) {
        if ( r[5] == 0 &&  r[1] > 0 &&  r[2] > 0 &&  r[3] > 0 &&  r[4] > 0) {
          r[5] = 2;
          br[2] =5;
          couleurR2 = color(255, 255, 0);
        }
        if ( r[4] == 0 &&  r[1] > 0 &&  r[2] > 0 &&  r[3] > 0) {
          r[4] = 2;
          br[2] =4;
          couleurR2 = color(255, 180, 0);
        }
        if ( r[3] == 0 &&  r[1] > 0 &&  r[2] > 0) {
          r[3] = 2;
          br[2] =3;
          couleurR2 = color(0, 255, 0);
        }
        if ( r[2] == 0 &&  r[1] > 0) {
          r[2] = 2;
          br[2] =2;
          couleurR2 = color(255, 0, 0);
        }
        if ( r[1] == 0) {
          r[1] = 2;
          br[2] =1;
          couleurR2 = color(0, 255, 255);
        }
      }
      else {
        if (br[2] ==1) {
          r[1] = 0;
          br[2] =0;
          couleurR2 = color(255, 255, 255);
        }
        if (br[2] ==2) {
          r[2] = 0;
          br[2] =0;
          couleurR2 = color(255, 255, 255);
        }
        if (br[2] ==3) {
          r[3] = 0;
          br[2] =0;
          couleurR2 = color(255, 255, 255);
        }
        if (br[2] ==4) {
          r[4] = 0;
          br[2] =0;
          couleurR2 = color(255, 255, 255);
        }
        if (br[2] ==5) {
          r[5] = 0;
          br[2] =0;
          couleurR2 = color(255, 255, 255);
        }
      }
    }

    if (mouseX >420 && mouseX < 790 && mouseY >230 && mouseY < 330) {
      if (br[3] == 0) {
        if ( r[5] == 0 &&  r[1] > 0 &&  r[2] > 0 &&  r[3] > 0 &&  r[4] > 0) {
          r[5] = 3;
          br[3] =5;
          couleurR3 = color(255, 255, 0);
        }
        if ( r[4] == 0 &&  r[1] > 0 &&  r[2] > 0 &&  r[3] > 0) {
          r[4] = 3;
          br[3] =4;
          couleurR3 = color(255, 180, 0);
        }
        if ( r[3] == 0 &&  r[1] > 0 &&  r[2] > 0) {
          r[3] = 3;
          br[3] =3;
          couleurR3 = color(0, 255, 0);
        }
        if ( r[2] == 0 &&  r[1] > 0) {
          r[2] = 3;
          br[3] =2;
          couleurR3 = color(255, 0, 0);
        }
        if ( r[1] == 0) {
          r[1] = 3;
          br[3] =1;
          couleurR3 = color(0, 255, 255);
        }
      }
      else {
        if (br[3] ==1) {
          r[1] = 0;
          br[3] =0;
          couleurR3 = color(255, 255, 255);
        }
        if (br[3] ==2) {
          r[2] = 0;
          br[3] =0;
          couleurR3 = color(255, 255, 255);
        }
        if (br[3] ==3) {
          r[3] = 0;
          br[3] =0;
          couleurR3 = color(255, 255, 255);
        }
        if (br[3] ==4) {
          r[4] = 0;
          br[3] =0;
          couleurR3 = color(255, 255, 255);
        }
        if (br[3] ==5) {
          r[5] = 0;
          br[3] =0;
          couleurR3 = color(255, 255, 255);
        }
      }
    }

    if (mouseX >420 && mouseX < 790 && mouseY >340 && mouseY < 440) {
      if (br[4] == 0) {
        if ( r[5] == 0 &&  r[1] > 0 &&  r[2] > 0 &&  r[3] > 0 &&  r[4] > 0) {
          r[5] = 4;
          br[4] =5;
          couleurR4 = color(255, 255, 0);
        }
        if ( r[4] == 0 &&  r[1] > 0 &&  r[2] > 0 &&  r[3] > 0) {
          r[4] = 4;
          br[4] =4;
          couleurR4 = color(255, 180, 0);
        }
        if ( r[3] == 0 &&  r[1] > 0 &&  r[2] > 0) {
          r[3] = 4;
          br[4] =3;
          couleurR4 = color(0, 255, 0);
        }
        if ( r[2] == 0 &&  r[1] > 0) {
          r[2] = 4;
          br[4] =2;
          couleurR4 = color(255, 0, 0);
        }
        if ( r[1] == 0) {
          r[1] = 4;
          br[4] =1;
          couleurR4 = color(0, 255, 255);
        }
      }
      else {
        if (br[4] ==1) {
          r[1] = 0;
          br[4] =0;
          couleurR4 = color(255, 255, 255);
        }
        if (br[4] ==2) {
          r[2] = 0;
          br[4] =0;
          couleurR4 = color(255, 255, 255);
        }
        if (br[4] ==3) {
          r[3] = 0;
          br[4] =0;
          couleurR4 = color(255, 255, 255);
        }
        if (br[4] ==4) {
          r[4] = 0;
          br[4] =0;
          couleurR4 = color(255, 255, 255);
        }
        if (br[4] ==5) {
          r[5] = 0;
          br[4] =0;
          couleurR4 = color(255, 255, 255);
        }
      }
    }

    if (mouseX >420 && mouseX < 790 && mouseY >450 && mouseY < 550) {
      if (br[5] == 0) {
        if ( r[5] == 0 &&  r[1] > 0 &&  r[2] > 0 &&  r[3] > 0 &&  r[4] > 0) {
          r[5] = 5;
          br[5] =5;
          couleurR5 = color(255, 255, 0);
        }
        if ( r[4] == 0 &&  r[1] > 0 &&  r[2] > 0 &&  r[3] > 0) {
          r[4] = 5;
          br[5] =4;
          couleurR5 = color(255, 180, 0);
        }
        if ( r[3] == 0 &&  r[1] > 0 &&  r[2] > 0) {
          r[3] = 5;
          br[5] =3;
          couleurR5 = color(0, 255, 0);
        }
        if ( r[2] == 0 &&  r[1] > 0) {
          r[2] = 5;
          br[5] =2;
          couleurR5 = color(255, 0, 0);
        }
        if ( r[1] == 0) {
          r[1] = 5;
          br[5] =1;
          couleurR5 = color(0, 255, 255);
        }
      }
      else {
        if (br[5] ==1) {
          r[1] = 0;
          br[5] =0;
          couleurR5 = color(255, 255, 255);
        }
        if (br[5] ==2) {
          r[2] = 0;
          br[5] =0;
          couleurR5 = color(255, 255, 255);
        }
        if (br[5] ==3) {
          r[3] = 0;
          br[5] =0;
          couleurR5 = color(255, 255, 255);
        }
        if (br[5] ==4) {
          r[4] = 0;
          br[5] =0;
          couleurR5 = color(255, 255, 255);
        }
        if (br[5] ==5) {
          r[5] = 0;
          br[5] =0;
          couleurR5 = color(255, 255, 255);
        }
      }
    }
  }

  //---vérifie

  if (mouseX >10 && mouseX < 210 && mouseY >560 && mouseY < 635) {
    if (etat ==2) { 
      etat =3;
    }
    if (etat ==1) { 
      couleurA1 = color(255, 0, 0);
      couleurA2 = color(255, 0, 0);
      couleurA3 = color(255, 0, 0);
      couleurA4 = color(255, 0, 0);
      couleurA5 = color(255, 0, 0);
      etat =2;
      if (q[1]==m[r[1]]) {
        pts += 1;
        println("q1");

        if (bq[1] == 1) {
          couleurA1 = color(0, 255, 0);
        }
        if (bq[2] == 1) {
          couleurA2 = color(0, 255, 0);
        }
        if (bq[3] == 1) {
          couleurA3 = color(0, 255, 0);
        }
        if (bq[4] == 1) {
          couleurA4 = color(0, 255, 0);
        }
        if (bq[5] == 1) {
          couleurA5 = color(0, 255, 0);
        }
      }
      if (q[2]==m[r[2]]) {
        pts += 1;
        println("q2");
        if (bq[1] == 2) {
          couleurA1 = color(0, 255, 0);
        }
        if (bq[2] == 2) {
          couleurA2 = color(0, 255, 0);
        }
        if (bq[3] == 2) {
          couleurA3 = color(0, 255, 0);
        }
        if (bq[4] == 2) {
          couleurA4 = color(0, 255, 0);
        }
        if (bq[5] == 2) {
          couleurA5 = color(0, 255, 0);
        }
      }

      if (q[3]==m[r[3]]) {
        pts += 1;
        println("q3");
        if (bq[1] == 3) {
          couleurA1 = color(0, 255, 0);
        }
        if (bq[2] == 3) {
          couleurA2 = color(0, 255, 0);
        }
        if (bq[3] == 3) {
          couleurA3 = color(0, 255, 0);
        }
        if (bq[4] == 3) {
          couleurA4 = color(0, 255, 0);
        }
        if (bq[5] == 3) {
          couleurA5 = color(0, 255, 0);
        }
      }

      if (q[4]==m[r[4]]) {
        pts += 1;
        println("q4");
        if (bq[1] == 4) {
          couleurA1 = color(0, 255, 0);
        }
        if (bq[2] == 4) {
          couleurA2 = color(0, 255, 0);
        }
        if (bq[3] == 4) {
          couleurA3 = color(0, 255, 0);
        }
        if (bq[4] == 4) {
          couleurA4 = color(0, 255, 0);
        }
        if (bq[4] == 4) {
          couleurA5 = color(0, 255, 0);
        }
      }

      if (q[5]==m[r[5]]) {
        pts += 1;
        println("q5");
        if (bq[1] == 5) {
          couleurA1 = color(0, 255, 0);
        }
        if (bq[2] == 5) {
          couleurA2 = color(0, 255, 0);
        }
        if (bq[3] == 5) {
          couleurA3 = color(0, 255, 0);
        }
        if (bq[4] == 5) {
          couleurA4 = color(0, 255, 0);
        }
        if (bq[5] == 5) {
          couleurA5 = color(0, 255, 0);
        }
      }
      pct += pts;
      pctt += 5;
    } 
    if (etat ==3) { 
      pts = 0;
      etat =1;
      swap = (int)random(5);

      for (int i = 1; i < q.length; i++ ) {
        q[i] = 0;
        r[i] = 0;
        bq[i] = 0;
        br[i] = 0;
      }

      for (int i = 1; i < m.length; i++ ) {
        m[i] = i;
      }

      while (rand1 == rand2) {
        rand2 = (int)random(question.length);
      }

      while (rand3 == rand2 || rand3 == rand1) {
        rand3 = (int)random(question.length);
      }

      while (rand4 == rand2 || rand3 == rand4 || rand4 == rand1) {
        rand4 = (int)random(question.length);
      }

      while (rand5 == rand2 || rand3 == rand5 || rand4 == rand5 || rand5 == rand1) {
        rand5 = (int)random(question.length);
      }


      rand1 = (int)random(question.length);
      rand2 = (int)random(question.length);
      rand3 = (int)random(question.length);
      rand4 = (int)random(question.length);
      rand5 = (int)random(question.length);
      rand1modif = rand1;
      rand2modif = rand2;
      rand3modif = rand3;
      rand4modif = rand4;
      rand5modif = rand5;
      couleurQ1 = color(255, 255, 255);
      couleurQ2 = color(255, 255, 255);
      couleurQ3 = color(255, 255, 255);
      couleurQ4 = color(255, 255, 255);
      couleurQ5 = color(255, 255, 255);
      couleurR1 = color(255, 255, 255);
      couleurR2 = color(255, 255, 255);
      couleurR3 = color(255, 255, 255);
      couleurR4 = color(255, 255, 255);
      couleurR5 = color(255, 255, 255);

      for (int i = 1; i < q.length; i++ ) {
        q[i] = 0;
        r[i] = 0;
        bq[i] = 0;
        br[i] = 0;
      }

      for (int i = 1; i < m.length; i++ ) {
        m[i] = i;
      }

      while (rand1 == rand2) {
        rand2 = (int)random(question.length);
      }

      while (rand3 == rand2 || rand3 == rand1) {
        rand3 = (int)random(question.length);
      }

      while (rand4 == rand2 || rand3 == rand4 || rand4 == rand1) {
        rand4 = (int)random(question.length);
      }

      while (rand5 == rand2 || rand3 == rand5 || rand4 == rand5 || rand5 == rand1) {
        rand5 = (int)random(question.length);
      }
    }
  }
}
